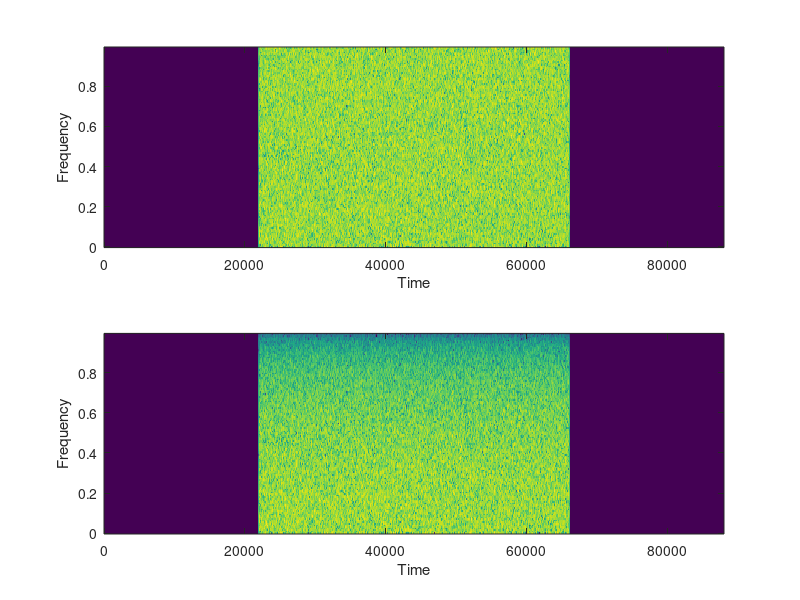

The MATLAB source for this figure: (Note: this script raises an error after producing the figure.)
%%%%%%%%%%%%%%%%%%%%%%%%%%%%%%%%%%%%%%%%%%%%%%%%%%%%%%%%%%%%%%%%%%%%%%%%%%%
% Author            : Matteo Girardi
% Created on        : Mon Mar 20 23:12:18 CET 2017
% Last Modified by  : Matteo Girardi (girardi.matthew@gmail.com)
% Last Modified on  : 
%%%%%%%%%%%%%%%%%%%%%%%%%%%%%%%%%%%%%%%%%%%%%%%%%%%%%%%%%%%%%%%%%%%%%%%%%%%
%% ~~~~~~~~~~~~~~~~~~~~ -*- LOWPASS FILTER -*- ~~~~~~~~~~~~~~~~~~~~~~~~~ %%
% lowpass.m
%% LOWPASS FILTER - Simple - white noise
clear all; close all;
fs = 44100;
sec = 2;
len = fs*sec;
a = -0.25; b = 0.25;
% interval [a, b]
segm = zeros(fs,1);
wnoise = a + (b-a).*rand(len,1);
wnoise = [segm; wnoise; segm];

figure(1)
subplot(2,1,1);
plot(wnoise);
xlabel('Seconds'); ylabel('Amplitude');
title('Low Pass Filter');

y = zeros(len,1);
for i = fs:length(wnoise)
    y(i) = wnoise(i) + wnoise(i-1);
end
subplot(2,1,2);
plot(y); xlabel('Seconds'); ylabel('Amplitude');
title('Low Pass Filter');
%% WARNING!! if you're using headphones, turn down the volume
soundsc(wnoise,fs)
%% WARNING!! if you're using headphones, turn down the volume
soundsc(y,fs)
%% Spectrogram
figure(1) 
subplot(2,1,1);
specgram(wnoise);
subplot(2,1,2);
specgram(y);
%%%%%%%%%%%%%%%%%%%%%%%%%%%%%%%%%%%%%%%%%%%%%%%%%%%%%%%%%%%%%%%%%%%%%%%%%%%
%% LOWPASS FILTER - Simple - sound file
clear all; close all;
% [x, fs] = audioread('../anechoic_rec/singing.wav');
[x, fs] = audioread('snd/singing.wav');
segm = zeros(fs,1);
x = [segm; x; segm];
dt = 1/fs;
t = 0:dt:(length(x)*dt)-dt;

len = length(x);
y = zeros(len,1);
g = 0.1;
for i = fs:length(x)
    % y(i) = g*x(i) + g*x(i-1) + g*x(i-2) + g*x(i-3) + g*x(i-4) + g*x(i-5) + g*x(i-5) + g*x(i-6);
    y(i) = g*x(i) + (1-g)*y(i-1);
    % y(i) = x(i) + x(i-1) ;
end

figure(1)
subplot(2,1,1);
plot(t,x); xlabel('Seconds'); ylabel('Amplitude');
title('Singing - Opera voice');
subplot(2,1,2);
plot(y); xlabel('Seconds'); ylabel('Amplitude');
title('Low Pass Filter');
soundsc(x,fs);
pause(round(length(x)/fs))
soundsc(y,fs);
%% Spectrogram
figure(2)
subplot(2,1,1);
specgram(x);
subplot(2,1,2);
specgram(y);
%%%%%%%%%%%%%%%%%%%%%%%%%%%%%%%%%%%%%%%%%%%%%%%%%%%%%%%%%%%%%%%%%%%%%%%%%%%
%% MATLAB IMPLEMENTATION WITH FILTER FUNCTION
clear all; close all; clc;
%% White noise
fs = 44100;
a = -1; b = 1;
% interval [a, b]
len = fs*2;
x = a + (b-a).*rand(len,1);
%% sound file
[x, fs] = audioread('snd/singing.wav');
%%
segm = zeros(fs,1);
x = [segm; x; segm];
B = [0.5 0.5]; 
figure(1);
freqz(B,1);
%%
figure(2);
zplane(B,1);
y = filter(B,1,x);
%% Plot waveform
figure(1)
subplot(2,1,1);
plot(x); xlabel('Seconds'); ylabel('Amplitude');
title('Singing - Opera voice');
subplot(2,1,2);
plot(y); xlabel('Seconds'); ylabel('Amplitude');
title('Low Pass Filter');
%% Spectrogram
figure(2) 
subplot(2,1,1);
specgram(x);
subplot(2,1,2);
specgram(y);
%%
soundsc(x,fs);
%%
soundsc(y,fs)